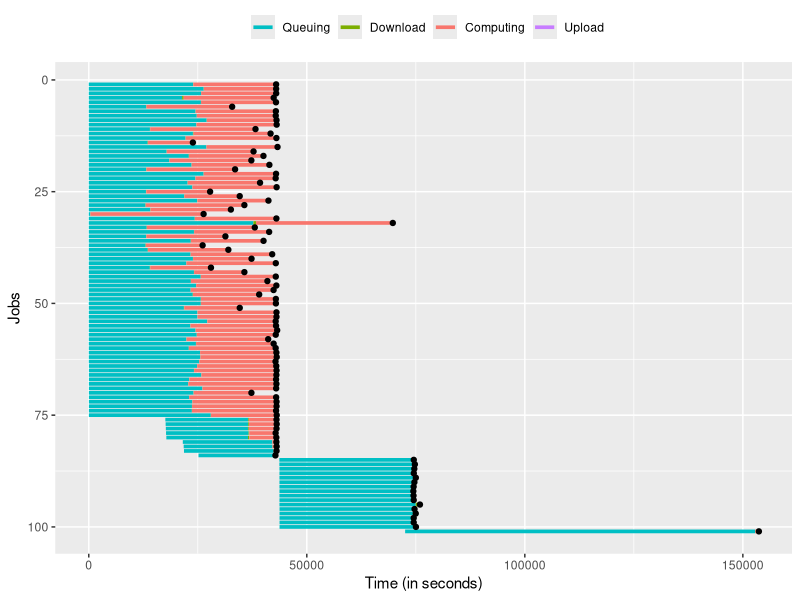
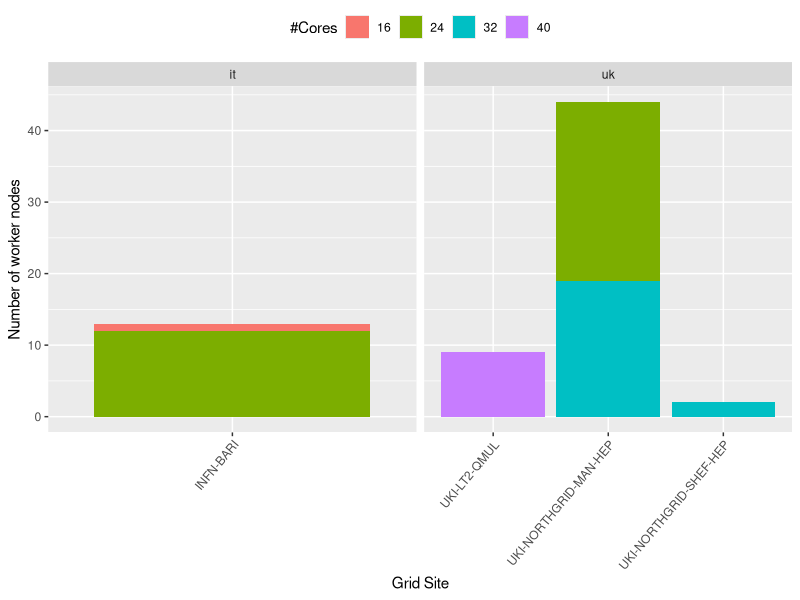
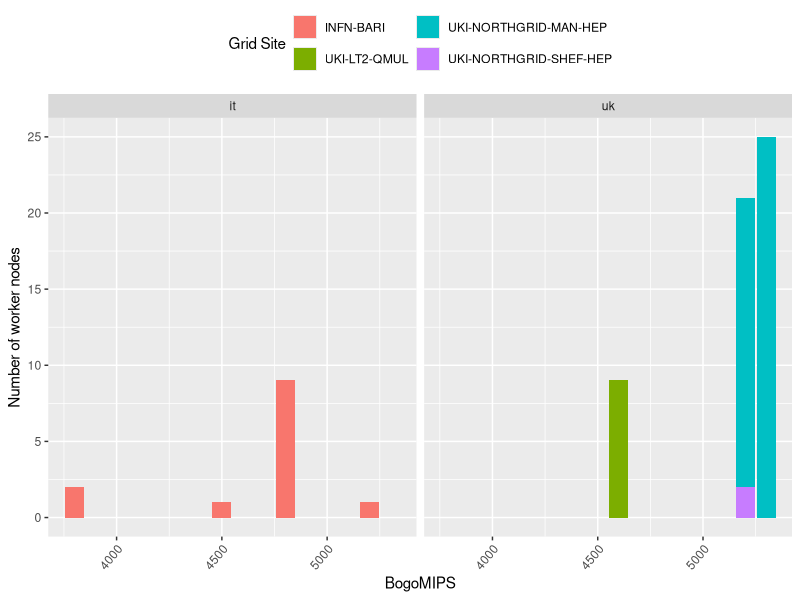
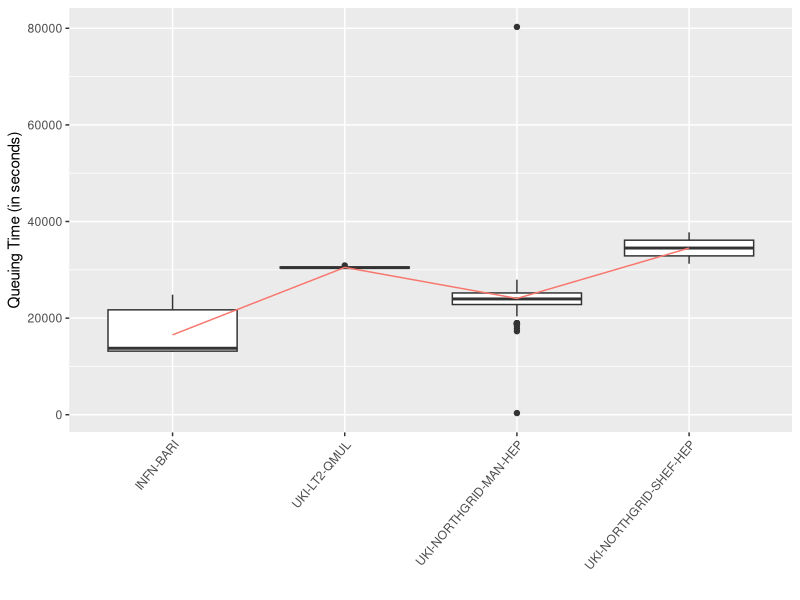
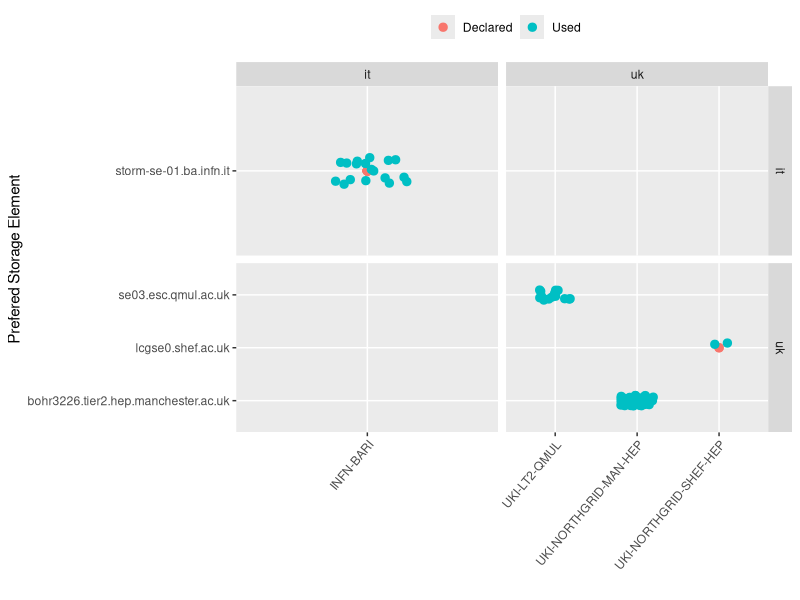
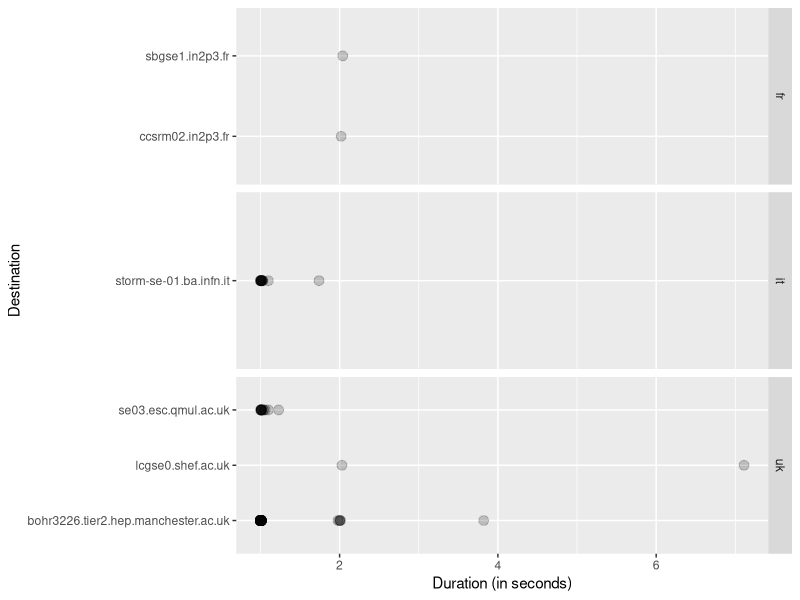
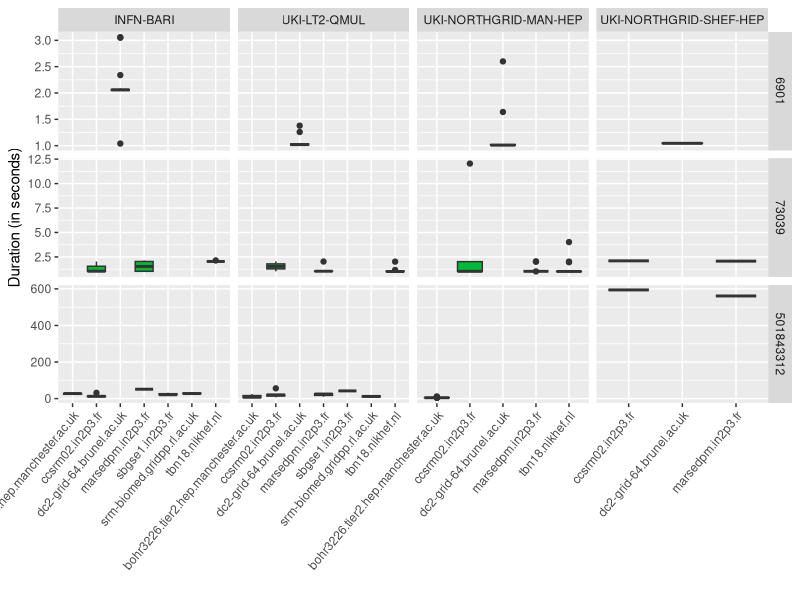
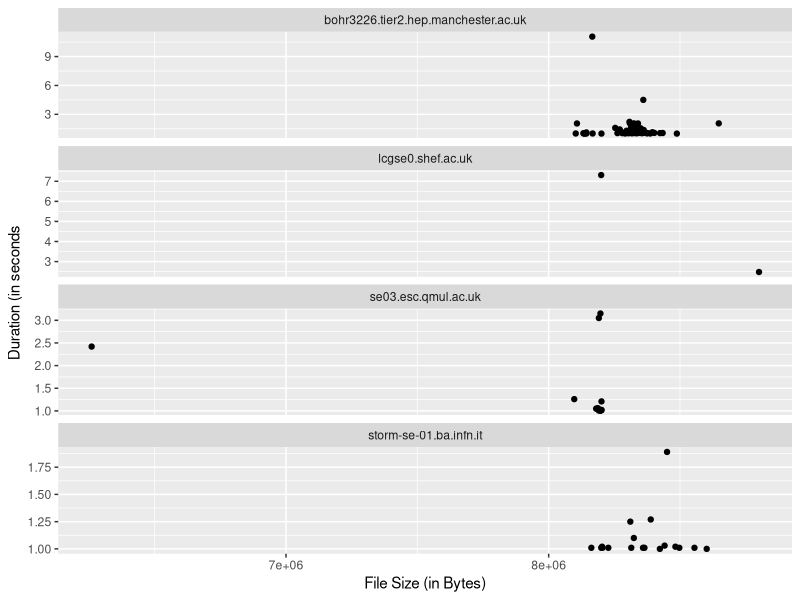

Write R code to recreate these figures, in order.
## ---- chunk 1
library(scales)
library(reshape2)
library(ggplot2)
library(plyr)
## ---- chunk 2
get_suffix <- function(x) {
  tail(strsplit(as.character(x),"[.]")[[1]], n=1)
}
## ---- chunk 3
workers <- read.csv('csv_files/worker_nodes.csv', header=TRUE, sep=',')

# Remove unit and convert to numeric values
workers$MIPS <-as.numeric(sub("Mf", "", workers$MIPS))

# Add a column to store the suffix of local SE
workers$SESuffix<-sapply(workers$CloseSE, get_suffix)
## ---- chunk 4
transfers <- read.csv('csv_files/file_transfer.csv', header = TRUE, sep=',')

# Remove entries with 0 file size, if any
transfers = transfers[transfers$FileSize!=0,]

# Simplify the job IDs
transfers$JobId <- transfers$JobId-min(transfers$JobId)

# Convert durations from milliseconds to seconds 
transfers$Time<-transfers$Time/1000

# Add columns to store the suffixes of source and destination SE
transfers$src_suffix<-sapply(transfers$Source, get_suffix)
transfers$dst_suffix<-sapply(transfers$Destination,  get_suffix)
## ---- chunk 5
upload_tests <- transfers[transfers$UpDown == 0,]
uploads <- transfers[transfers$UpDown == 1,]
downloads <- transfers[transfers$UpDown == 2,]
## ---- chunk 6
usedSE <- merge(uploads[names(uploads) %in% c("Source", "Destination","src_suffix", "dst_suffix")],
                workers[names(workers) %in% c("Name", "SiteName")],
                by.x="Source", by.y="Name")
names(usedSE) <- c("Name", "CloseSE", "Country", "SESuffix","SiteName")
## ---- chunk 7
bandwidths_raw <-read.csv('csv_files/se_bandwidth.csv', header=TRUE, sep=',')

# Melt the data frame to have values in a plottable layout
bandwidths <- melt(bandwidths_raw, id.vars="SE", value.name="Bandwidth")

# get rid off of 0 bandwidth, they mean uncomputed values
bandwidths <- bandwidths[bandwidths$Bandwidth > 0,]

# splitting the [AVG/MAX]_[UP/DOWN/ALL] columns to improve layout
bandwidths <- cbind(bandwidths,t(sapply(bandwidths$variable, 
                                        function(x) strsplit(as.character(x),"[_]")[[1]])))
colnames(bandwidths)[c(4,5)] = c("Type", "Direction")

# Discard the "ALL" case
bandwidths <- bandwidths[bandwidths$Direction !="ALL",]
bandwidths$SE <- as.character(bandwidths$SE)
bandwidths$SE <- factor(bandwidths$SE, levels=sort(unique(bandwidths$SE)), ordered=TRUE)
# And thus remove the "variable" column
bandwidths = bandwidths[!names(bandwidths) %in% "variable"]
## ---- chunk 8
timings <- read.csv('csv_files/db_dump.csv', header = TRUE, sep = ' ') 
# Simplify the job IDs
timings$JobId <- timings$JobId-min(timings$JobId)
timings$JobSeq <- as.numeric(row.names(timings))

# Identify the merge job
mergeId <- timings[timings$Command=="merge.sh",]$JobId
mergeSeq <- timings[timings$Command=="merge.sh",]$JobSeq

queuing_step <- timings[names(timings) %in% c("JobSeq", "CreationTime", "DownloadStartTime")]
names(queuing_step)<-c("Start","End", "JobId")
queuing_step$Step<-"Queuing"

download_step <- timings[names(timings) %in% c("JobSeq", "DownloadStartTime")]
names(download_step)<-c("Start","JobId")
download_step$End <- timings$DownloadStartTime+timings$DownloadDuration
download_step$Step <- "Download"

computing_step <- timings[names(timings) %in% c("JobSeq", "ComputeStartTime")]
names(computing_step)=c("Start", "JobId")
computing_step$End <- timings$ComputeStartTime+timings$ComputeDuration
computing_step$Step <-"Computing"

upload_step<-timings[names(timings) %in% c("JobSeq", "UploadStartTime")]
names(upload_step)<-c("Start", "JobId")
upload_step$End <- timings$UploadStartTime+timings$UploadDuration
upload_step$Step <-"Upload"

gantt <- rbind(queuing_step,download_step,computing_step, upload_step)
## ---- chunk 9
binwidth=10
find_bins <- function(origin, s, e, end) {
  c(rep(0,(s-origin)/binwidth), 
    rep(1, (e-s)/binwidth), 
    rep(0,(end-e)/binwidth))
}

df <-gantt[gantt$Step %in% c("Download", "Upload"),]
origin <- floor(min(df$Start)/binwidth)*binwidth
end<- ceiling(max(df$End)/binwidth)*binwidth
bins = ddply(df,.(JobId,Step), 
             function(x) find_bins(origin, 
                                   floor(min(x$Start)/binwidth)*binwidth,
                                   ceiling(max(x$End)/binwidth)*binwidth, end))
bins=bins[,-1]
names(bins) = c("Step", seq(origin, end-binwidth, by=binwidth))

concurrency = melt(ddply(bins,.(Step), colwise(sum)), 
                   id.vars="Step", value.name="Count", variable.name="Start")
concurrency=concurrency[concurrency$Count>0,]
concurrency$Start <- as.integer(as.character(concurrency$Start))
## ---- chunk 10
ggplot(gantt)+ geom_segment(aes(x=Start, xend=End, y=JobId, yend=JobId, color=Step), size=1.25) + 
  geom_point(data=timings, aes(x=(DownloadStartTime+TotalDuration), y=JobSeq)) +
  scale_color_discrete(breaks=c("Queuing", "Download", "Computing", "Upload"), name="") +
  scale_y_reverse() + 
  theme(legend.position="top") + xlab("Time (in seconds)") + ylab("Jobs")
## ---- chunk 11
ggplot(workers, aes(x=SiteName, fill=factor(Core))) + geom_bar() + scale_fill_discrete(name="#Cores") + 
  facet_wrap(~Country, scales="free_x", nrow=1) + theme(axis.text.x = element_text(angle = 50, hjust = 1)) + 
  xlab("Grid Site") + ylab("Number of worker nodes") + theme(legend.position="top")
## ---- chunk 12
ggplot(workers, aes(x=round(MIPS, -2), fill=factor(SiteName))) + geom_bar(binwidth=100) +
  xlab("BogoMIPS") + ylab("Number of worker nodes")+ scale_fill_discrete(name="Grid Site") +
  facet_wrap(~Country) + theme(axis.text.x = element_text(angle = 50, hjust = 1)) +
  theme(legend.position="top") + guides(fill = guide_legend(nrow = 2)) 
## ---- chunk 13
ggplot(timings, aes(x=Site, y=QueuingDuration))+ geom_boxplot() + 
  theme(axis.text.x = element_text(angle = 50, hjust = 1)) + 
  ylab("Queuing Time (in seconds)") + xlab("") +
  stat_summary(fun.y=mean, geom="line", aes(group=1, color="red")) + guides(color=FALSE)
## ---- chunk 14
ggplot(workers, aes(x=SiteName, y=CloseSE)) + 
  geom_point(aes(color="Declared"), size=2.5) + 
  geom_point(data=usedSE, aes(color="Used"), size=2.5, 
             position=position_jitter(width=0.2,height=0.1)) + 
  scale_color_discrete(breaks=c("Declared", "Used"), labels=c("Declared", "Used"), name="") +
  facet_grid(SESuffix~Country, scales="free") + xlab("") + ylab("Prefered Storage Element") +
  theme(axis.text.x = element_text(angle = 50, hjust = 1)) + 
  theme(legend.position="top")
## ---- chunk 15
summary(upload_tests$Time)
## ---- chunk 16
ggplot(upload_tests, aes(x=Time, y=Destination)) + geom_point(alpha=0.2, size=3) +
  xlab ("Duration (in seconds)") + facet_grid(dst_suffix~., scales="free")
## ---- chunk 17
summary(downloads[downloads$JobId != mergeId,]$Time)
## ---- chunk 18
ggplot(downloads[downloads$JobType == "gate",], aes(x=Source, y=Time, fill=factor(FileSize))) + 
  geom_boxplot() + facet_grid(FileSize~SiteName, scales="free", drop=TRUE) +
  xlab ("") + ylab ("Duration (in seconds)") + 
  theme(axis.text.x = element_text(angle = 50, hjust = 1)) + 
  guides(fill=FALSE)
## ---- chunk 19
summary(uploads[uploads$JobId != mergeId,]$Time)
## ---- chunk 20
ggplot(uploads[uploads$JobId != mergeId,], aes(x=FileSize, y=Time)) + geom_point() + 
  facet_wrap(~Destination, ncol=1, scales = "free_y") + 
  ylab ("Duration (in seconds") + xlab ("File Size (in Bytes)")

## ---- chunk 21
summary(uploads[uploads$JobId != mergeId,]$FileSize)
## ---- chunk 22
# skip the first two downloads (wrapper and input files)
summary(tail(downloads[downloads$JobId == mergeId,], -2)$Time)
## ---- chunk 23
# skip the first two downloads (wrapper and input files)
ggplot(tail(downloads[downloads$JobId == mergeId,], -2), aes(x=FileSize, y=Time)) + geom_point() + 
  facet_wrap(~Source, ncol=1, scales = "free_y") + 
  ylab ("Duration (in seconds") + xlab ("File Size (in Bytes)")

## ---- chunk 24
# skip the first two downloads (wrapper and input files)
summary(tail(downloads[downloads$JobId == mergeId,], -2)$FileSize)
## ---- chunk 25
downloads$Bandwidth <- (downloads$FileSize/(downloads$Time-0.99))/1000
uploads$Bandwidth <- (uploads$FileSize/(uploads$Time-0.99))/1000
df = downloads[names(downloads) %in% c("Source", "Bandwidth")]
names(df) <- c("SE", "Bandwidth")
df$UpDown <-"Uplink"
df2 = uploads[names(uploads) %in% c("Destination", "Bandwidth")]
names(df2) <- c("SE", "Bandwidth")
df2$UpDown <-"Downlink"
                    
individual_bw = rbind(df,df2)
## ---- chunk 26
ggplot(individual_bw, aes(x=SE, y=Bandwidth)) + 
  geom_boxplot() + 
  facet_wrap(~UpDown, scales="free") + scale_y_log10() +
  ylab ("Bandwidth (in KBps)") + xlab ("Storage Element")+ 
  theme(axis.text.x = element_text(angle = 50, hjust = 1))
## ---- chunk 27
ggplot(individual_bw[individual_bw$UpDown == "Downlink",], aes(x=Bandwidth)) + 
  geom_histogram() + scale_x_log10()+ facet_wrap(~SE) +
  xlab ("Bandwidth (in KBps)") + ylab ("Count")+ 
  theme(axis.text.x = element_text(angle = 50, hjust = 1))
## ---- chunk 28
ggplot(individual_bw[individual_bw$UpDown == "Uplink",], aes(x=Bandwidth)) + 
  geom_histogram() + scale_x_log10()+ facet_wrap(~SE) +
  xlab ("Bandwidth (in KBps)") + ylab ("Count")+ 
  theme(axis.text.x = element_text(angle = 50, hjust = 1))
## ---- chunk 29
ggplot(bandwidths, aes(x=SE, y=Bandwidth,  shape=Direction)) + 
  geom_point(size=2.5, color=hue_pal()(2)[2]) + scale_y_log10() + 
  facet_grid(Type~., scales="free") +
  ylab ("Bandwidth (in KBps)") + xlab ("Storage Element")+ 
  scale_shape_manual(breaks=c("UP","DOWN"), labels=c("From", "To"), values=c(25,17))+
  theme(axis.text.x = element_text(angle = 50, hjust = 1))
## ---- chunk 30
ggplot(concurrency, aes(x=Start, y=factor(Count), fill=Count)) + 
  geom_bar(stat="identity") + 
  scale_fill_continuous(low="green", high="red", name="") +
  facet_grid(Step~., margins = TRUE) + guides(fill=FALSE) +
  xlab("Time (in seconds)") + ylab("Number of Concurrent Transfers")
